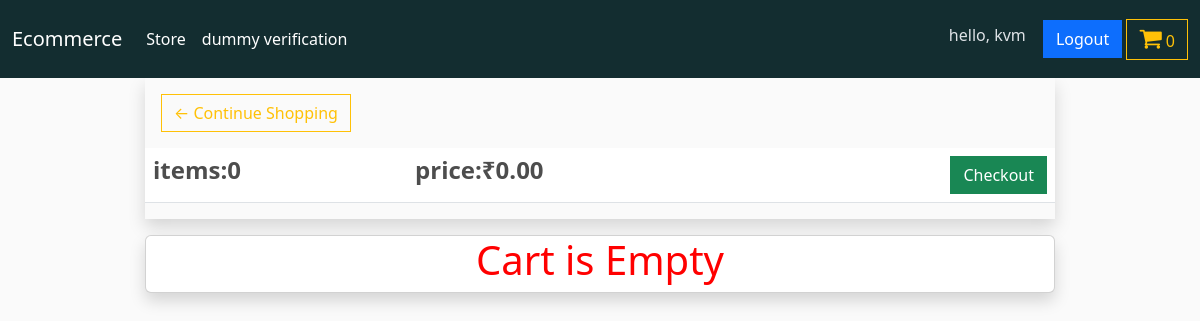
/cart/ (signed in), run on an earlier commit of the app's database.
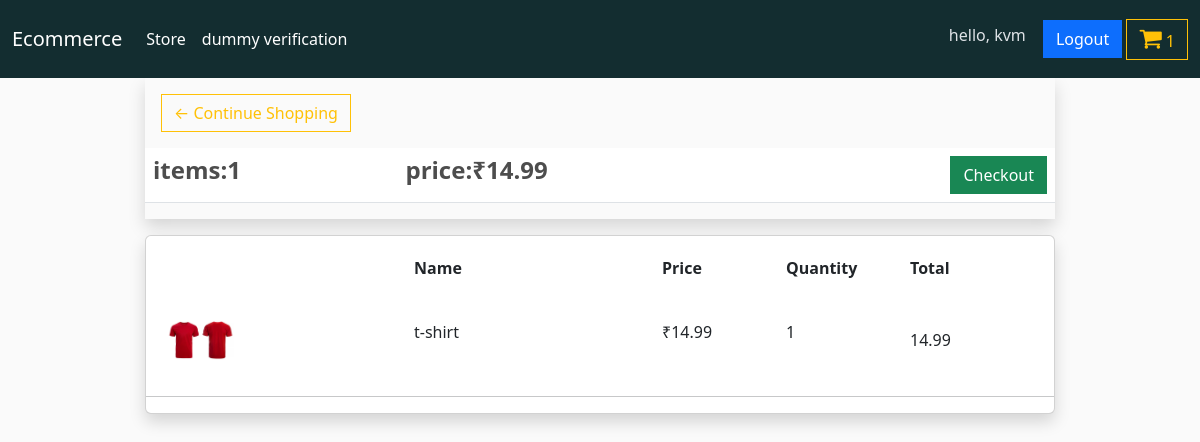
And on a later commit of the database.
### store/models.py (models this page shows, shortened)
class Order(models.Model):
    customer = models.ForeignKey(Customer, on_delete = models.CASCADE, null = True, blank = True)
    date_ordered = models.DateTimeField(auto_now_add = True)
    complete = models.BooleanField(default = False, null = True, blank = False)
    transaction_id = models.CharField(max_length = 100, null = True)
    class Meta:
        ordering = [ '-date_ordered']
    @property
    def get_cart_total(self):
        orderitems = self.orderitem_set.all()
        total = sum([item.get_total for item in orderitems])
        return total
    @property
    def get_cart_quantity(self):
        orderitems = self.orderitem_set.all()
        total = sum([item.quantity for item in orderitems])
        return total

class OrderItem(models.Model):
    product = models.ForeignKey(Product, on_delete = models.SET_NULL, null = True, blank = True)
    order = models.ForeignKey(Order, on_delete = models.SET_NULL, null = True, blank = True)
    quantity = models.IntegerField(default = 0, null = True, blank = True)
    date_added = models.DateTimeField(auto_now_add = True)
    @property
    def get_total(self):
        if self.product is not None and self.product.price is not None:
            total = self.product.price * self.quantity
            return total
        else:
            return 0

class Product(models.Model):
    name = models.CharField(max_length = 100, null = True)
    price = models.FloatField()
    digital = models.BooleanField(default = False, null = True, blank = False)
    image = models.ImageField(blank=True, null=True)
    created_at = models.DateTimeField(auto_now_add = True)
    updated_at = models.DateTimeField(auto_now = True)
    class Meta:
        ordering = [ '-updated_at', '-created_at']
    @property
    def imageURL(self):
        try:
            url = self.image.url
        except:
            url = ''
        return url

### store/views.py (the view)
# urls.py: path('cart/', cart, name="cart"),
def cart(request):
    data = cartData(request)
    cartItems = data['cartItems']
    order = data['order']
    items = data['items']
    context = { 'items':items, 'order':order,'cartItems': cartItems }
    return render(request,'store/cart.html', context)

### store/utils.py (called while the page is built)
def cartData(request):
    if request.user.is_authenticated:
        customer = request.user.customer
        order, created = Order.objects.get_or_create(customer = customer, complete = False)
        items = order.orderitem_set.all()
        cartItems = order.get_cart_quantity
        print(cartItems)
    else:
        cookieData = cookieCart(request)
        cartItems = cookieData['cartItems']
        order = cookieData['order']
        items = cookieData['items']
    return {'cartItems':cartItems, 'items':items, 'order':order }

### store/templates/store/cart.html (shortened to what this page needs)
{% extends 'main.html' %}
{% load static %}
{% block content %}
<div class="container mx-auto col-10">
    <div class="shadow col-10">
        <a class="btn btn-outline-warning m-3" href="{% url 'store' %}"> &#8592;  Continue Shopping</a>
        <table class="table">
            <th><h4><strong>items:{{order.get_cart_quantity}}</strong></h4></th>
            <th><h4><strong>price:&#x20B9;{{order.get_cart_total|floatformat:2}}</strong></h4></th>
            <th><a class="btn btn-success float-end" href="{% url 'checkout' %}">Checkout</a></th>
        </table>
    </div>
    <div class="card shadow col-10 mt-3">
        {% if items|length  %}
            <div class="cart-item-row">
                <div style="flex:2;"><strong>Name</strong></div>
                <div style="flex:1;"><strong>Price</strong></div>
                <div style="flex:1;"><strong>Quantity</strong></div>
                <div style="flex:1;"><strong>Total</strong></div>
            </div>
            {% for item in items %}
            <div class="cart-item-row">
                <div style="flex:2;">
                    <img class="" style="width:70px;" src="{{item.product.imageURL}}" alt="">
                </div>
                <div style="flex:2;"><p>{{item.product.name}}</p></div>
                <div style="flex:1;"><p>&#x20B9;{{item.product.price|floatformat:2}}</p></div>
                <div class="d-flex gap-3 align-items-center" style="flex:1;">
                        <div><p>{{item.quantity}}</p></div>
                </div>
                <div style="flex:1;">{{item.get_total|floatformat:2}}</div>
            </div>
            <hr>
            {% endfor %}
        {% else %}
            <h1 style="text-align: center; color:red">Cart is Empty</h1>
        {% endif %}
    </div>
</div>
{% endblock content %}

### store/templates/navbar.html (shortened to what this page needs)
    <nav class="navbar navbar-expand-lg bg-dark navbar-dark" data-bs-theme="dark">
        <div class="container-fluid">
        <a class="navbar-brand" href="{% url 'store' %}">Ecommerce</a>
        <div class="collapse navbar-collapse" id="navbarSupportedContent">
            <ul class="navbar-nav me-auto mb-2 mb-lg-0">
                <li class="nav-item">
                    <a class="nav-link active" aria-current="page" href="{% url 'store' %}">Store</a>
                </li>
                <li class="nav-item">
                    <a class="nav-link active" aria-current="page" href="{% url 'dummy-check' %}">dummy verification</a>
                </li>
            </ul>
            <div class="form-inline my-2">
                {% if user.is_authenticated %}
                <h6 class="btn">hello, {{user.username}}</h6>
                <a href="{% url 'account-logout' %}" class="btn btn-primary my-2 my-sm-0">Logout</a>
                {% else %}
                <a href="{% url 'account-login' %}" class="btn btn-primary my-2 my-sm-0">Login</a>
                {% endif %}
                <a href="{% url 'cart' %}" class="btn btn-outline-warning my-2 my-sm-0">
                    <i class="fa" style="font-size:24px">&#xf07a;</i>
                    <span> {{cartItems}} </span>
                </a>
            </div>
        </div>
        </div>
    </nav>

What changed in the data, as far as the page shows it:
computed for Order: get_cart_quantity "0" → "1"; get_cart_total "0.00" → "14.99"
added OrderItem: product.imageURL (picture), product.name "t-shirt", product.price "14.99", quantity "1", get_total "14.99"
Also different on the page:
{{ cartItems }}: "0" → "1"
text no longer shown: "Cart is Empty"
text now shown: "Name Price Quantity Total"
